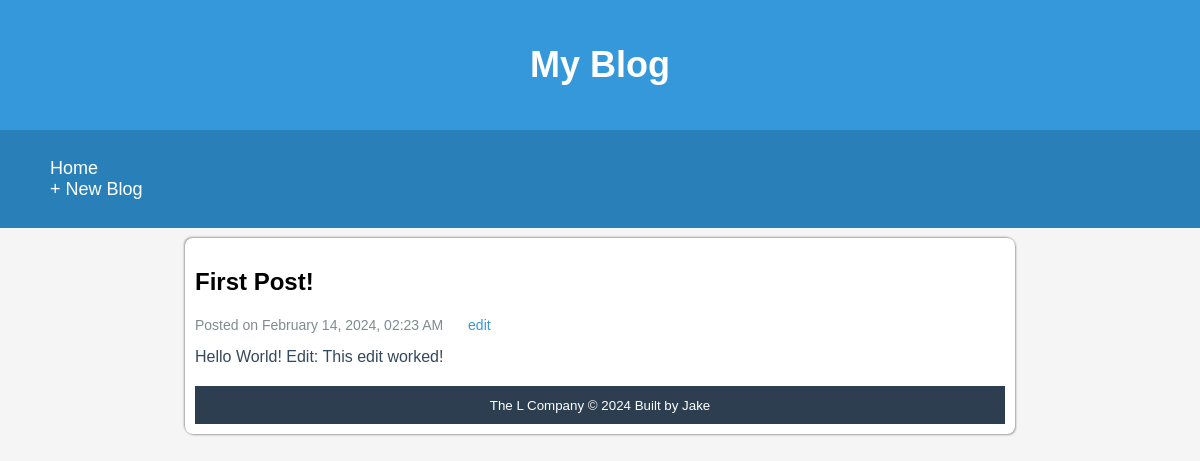
Page /show.php?id=2 on the committed database.
### tables this page shows
CREATE TABLE `blog` (
  `id` int(11) NOT NULL,
  `title` varchar(200) NOT NULL,
  `content` text NOT NULL,
  `date_posted` timestamp NOT NULL DEFAULT current_timestamp()
);

### show.php (the view, shortened to what this page needs)
<?php
require('connect.php');
$id = filter_input(INPUT_GET, 'id', FILTER_SANITIZE_NUMBER_INT);
$query = "SELECT * FROM blog WHERE id = :id";
$statement = $db->prepare($query);
$statement->bindParam(':id', $id);
$statement->execute();
$row = $statement->fetch();
?>
<!DOCTYPE html>
<html lang="en">
<head>
    <link rel="stylesheet" href="main.css">
</head>
<body>
    <header class="header">
        <div class="text-center">
            <h1>My Blog</h1>
        </div>
    </header>
    <?php include('nav.php');?>
    <main class ="containerpy-1">
        <h2><?=$row['title']?></h2>
        <small class="blog-post-date">
            Posted on
            <time datetime="<?= $row['date_posted'] ?>">
                <?= date('F d, Y, h:i A', strtotime($row['date_posted'])) ?>
            </time>
            <a href="edit.php?id=<?=$row['id']?>" class="blog-post-edit">edit</a>
        </small>
        <br>
        <p class="blog-post-content">
            <?=$row['content']?>
        </p>
    <?php include('footer.php');?>
    </main>
</body>
</html>

### main.css (style rules this page uses)
body { font-family: 'Arial', sans-serif; background-color: #f5f5f5; margin: 0; }
.containerpy-1 { width: 810px; background-color: #fff; border-radius: 8px; margin: 10px auto; padding: 10px; box-shadow: 1px 1px 2px #a2a2a2, -1px -1px 2px #a2a2a2; }
.header { background-color: #3498db; color: #fff; text-align: center; padding: 20px 0; position: relative; }
.header h1 { font-size: 36px; }
.blog-post-date { font-size: 14px; color: #7f8c8d; }
.blog-post-edit { color: #3498db; text-decoration: none; margin-left: 10px; }
.blog-post-content { margin-top: 10px; line-height: 1.6; color: #34495e; }

### rows in the picture
blog: title "First Post!", date_posted "February 14, 2024, 02:23 AM", content "Hello World! Edit: This edit worked!"
